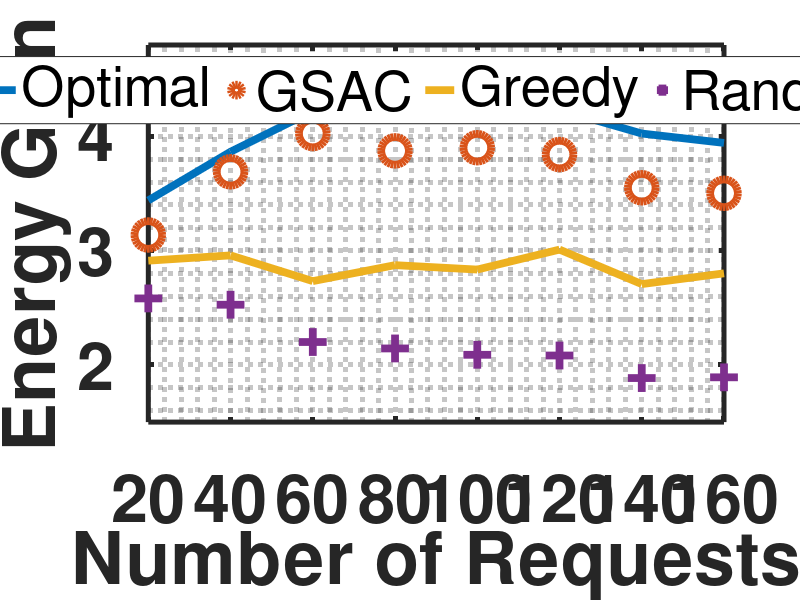
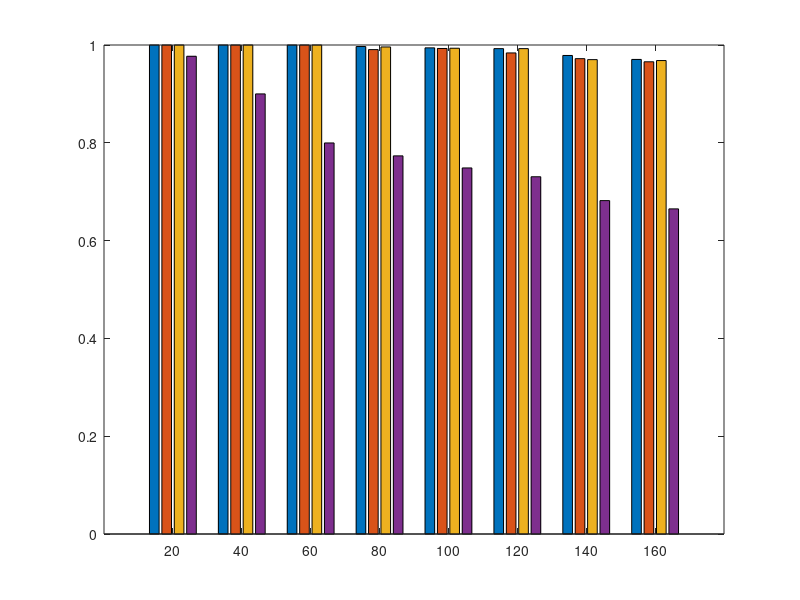

MATLAB code for these plots, in order: (Note: this script raises an error after producing the figures.)
clear;clc;

%% Performance Data
EG_P1=[
3.4400    3.1374    2.9126    2.5823    
3.8659    3.6903    2.9590    2.5271    
4.2218    4.0253    2.7337    2.2008    
4.2341    3.8735    2.8735    2.1445    
4.2364    3.9012    2.8349    2.0890    
4.2330    3.8413    3.0096    2.0827    
4.0253    3.5506    2.7077    1.8855    
3.9432    3.5023    2.8017    1.8919    
];

CH_P1=[
1.0000    1.0000    1.0000    0.9770
1.0000    1.0000    1.0000    0.9000
1.0000    1.0000    1.0000    0.7997
0.9969    0.9906    0.9960    0.7733
0.9942    0.9929    0.9934    0.7486
0.9926    0.9838    0.9926    0.7306
0.9786    0.9721    0.9701    0.6818
0.9705    0.9657    0.9682    0.6649
];

Time_P1=[
6.7982    0.0491    0.0013    0.0010
21.7545    0.0761    0.0015    0.0010
31.8562    0.1105    0.0021    0.0014
38.5046    0.1307    0.0025    0.0015
74.3483    0.1589    0.0026    0.0015
146.4582    0.1778    0.0032    0.0017
487.4830    0.2156    0.0036    0.0020
757.9589    0.3022    0.0039    0.0026   
];

EG_P2=[
3.9710    3.7084    3.4238    2.8902
4.6696    4.4523    3.7365    2.3820
5.6534    5.1111    4.0838    2.0104
6.1304    5.2799    4.4488    1.7678
6.5038    5.1374    4.6145    1.7105
6.5510    4.6880    4.4724    1.6008
7.0654    4.5582    4.2913    1.5114
6.9602    4.6854    4.2896    1.4943 
];

CH_P2=[
1.0000    1.0000    1.0000    0.9792
1.0000    1.0000    1.0000    0.8292
1.0000    0.9903    0.9987    0.6833
0.9990    0.9792    0.9953    0.6281
0.9967    0.9642    0.9830    0.5725
0.9806    0.9174    0.9600    0.5046
0.9801    0.9107    0.9377    0.4594
0.9604    0.8927    0.9061    0.4583   
];

Time_P2=[
7.4438    0.0667    0.0016    0.0012
18.4743    0.1049    0.0023    0.0016
18.0684    0.1778    0.0034    0.0021
20.5128    0.1898    0.0045    0.0023
31.7881    0.2209    0.0047    0.0023
153.3777    0.2277    0.0059    0.0029
374.2171    0.3599    0.0087    0.0086
709.4593    0.3842     0.0095   0.0095
];

%% Figure Drawing
x=20:20:160;
marker=["-o","-+","-*","-x","-s","-d"];
curve_LineWidth=5.6;
curve_MarkerSize=20;
box_LineWidth=3.6;
box_FontSize=48;
lgd_FontSize=40;

figure(1);
hold on;
for ii=1:4
    plot(x,EG_P1(:,ii),marker(ii),'LineWidth',curve_LineWidth,'MarkerSize',curve_MarkerSize);
end
hold off;
xlabel('Number of Requests');
ylabel('Energy Gain');
xlim([20,160]);
ylim([1.5,4.8]);
set(gca,'XTick',x,'YTick',[2,3,4],'LineWidth',box_LineWidth,...
    'FontSize',box_FontSize,'FontWeight','bold');
lgd=legend({'Optimal','GSAC','Greedy','Random'},'Orientation','horizontal',...
    'Location','north','FontSize',lgd_FontSize);
grid minor;
box on;

figure(2);
H=bar(x,CH_P1,'grouped');
H(1).FaceColor='#bbbbbb';
H(2).FaceColor='#999999';
H(3).FaceColor='#666666';
H(4).FaceColor='#333333';
ylim([0.4,1.1]);
xlabel('Number of Requests');
ylabel('Cache-hit Ratio');
set(gca,'LineWidth',box_LineWidth,...
    'FontSize',box_FontSize,'FontWeight','bold');
lgd=legend({'Optimal','GSAC','Greedy','Random'},'Orientation','horizontal',...
    'Location','north','FontSize',lgd_FontSize);
grid minor;
box on;


figure(3);
hold on;
for ii=1:4
    plot(x,EG_P2(:,ii),marker(ii),'LineWidth',curve_LineWidth,'MarkerSize',curve_MarkerSize);
end
hold off;
xlabel('Number of Requests');
ylabel('Energy Gain');
xlim([20,160]);
set(gca,'XTick',x,'LineWidth',box_LineWidth,...
    'FontSize',box_FontSize,'FontWeight','bold');
lgd=legend({'Optimal','GSAC','Greedy','Random'},'Orientation','horizontal',...
    'Location','north','FontSize',lgd_FontSize);
grid minor;
box on;

figure(4);
H=bar(x,CH_P2,'grouped');
H(1).FaceColor='#bbbbbb';
H(2).FaceColor='#999999';
H(3).FaceColor='#666666';
H(4).FaceColor='#333333';
ylim([0.4,1.1]);
xlabel('Number of Requests');
ylabel('Cache-hit Ratio');
set(gca,'LineWidth',box_LineWidth,...
    'FontSize',box_FontSize,'FontWeight','bold');
lgd=legend({'Optimal','GSAC','Greedy','Random'},'Orientation','horizontal',...
    'Location','north','FontSize',lgd_FontSize);
grid minor;
box on;

figure(5);
hold on;
for ii=1:4
    plot(x,Time_P1(:,ii),marker(ii),'LineWidth',curve_LineWidth,'MarkerSize',curve_MarkerSize);
end
hold off;
xlabel('Number of Requests');
ylabel('Time (second)');
xlim([20,160]);
ylim([1e-4,5e3]);
set(gca,'XTick',x,'YScale','log','YTick',[1e-3,1e0,1e3],'LineWidth',box_LineWidth,...
    'FontSize',box_FontSize,'FontWeight','bold');
lgd=legend({'Optimal','GSAC','Greedy','Random'},'Orientation','horizontal','Location','north',...
    'FontSize',lgd_FontSize);
grid minor;
box on;

figure(6);
hold on;
for ii=1:4
    plot(x,Time_P2(:,ii),marker(ii),'LineWidth',curve_LineWidth,'MarkerSize',curve_MarkerSize);
end
hold off;
xlabel('Number of Requests');
ylabel('Time (second)');
xlim([20,160]);
ylim([1e-4,5e3]);
set(gca,'XTick',x,'YScale','log','YTick',[1e-3,1e0,1e3],'LineWidth',box_LineWidth,...
    'FontSize',box_FontSize,'FontWeight','bold');
lgd=legend({'Optimal','GSAC','Greedy','Random'},'Orientation','horizontal','Location','north',...
    'FontSize',lgd_FontSize);
grid minor;
box on;

%% Bandwidth-Memory
spacing=0.25;
Bandwidth=0.25:spacing:1;
Memory=Bandwidth;
labelSpacing=850;

EG_P1=[
2.3365    1.9550    1.4385    1.8516	3.9227    3.4082    2.1701    2.4263	4.4495    4.1445    2.6825    2.6060	4.7213    4.5881    3.6115    2.6855
3.3526    2.9545    1.4366    2.4903	4.2364    3.9012    2.0890    2.8349	4.6396    4.4532    2.8655    2.8760	4.7337    4.6157    3.6631    2.9180
3.6596    3.3191    1.4669    2.9243	4.2482    3.9617    2.0100    2.8398	4.6140    4.4198    2.8722    2.9662	4.7269    4.5977    3.6678    2.9588
3.6572    3.3580    1.4506    2.9725	4.2513    3.9450    2.1315    2.9956	4.6842    4.5402    3.0278    3.0740	4.7222    4.6207    3.6525    2.9961
];
EG_P1_Optimal=EG_P1(:,1:4:13);
EG_P1_Heuristic=EG_P1(:,2:4:14);
EG_P1_Random=EG_P1(:,3:4:15);
EG_P1_Greedy=EG_P1(:,4:4:16);
[DB_Optimal,DM_Optimal]=gradient(EG_P1_Optimal,spacing);
[DB_Huristic,DM_Huristic]=gradient(EG_P1_Heuristic,spacing);
[DB_Random,DM_Random]=gradient(EG_P1_Random,spacing);
[DB_Greedy,DM_Greedy]=gradient(EG_P1_Greedy,spacing);

figure(7);
hold on;
[C,h]=contour(Bandwidth,Memory,EG_P1_Optimal,'ShowText','on','LineWidth',curve_LineWidth);
v=3:0.4:4.6;
clabel(C,h,v,'FontSize',lgd_FontSize,'FontWeight','bold','LabelSpacing',labelSpacing);
quiver(Bandwidth,Memory,DB_Optimal,DM_Optimal,'LineWidth',curve_LineWidth);
xlabel('Bandwidth (Gbps)');
ylabel('Caching Memory (GB)');
set(gca,'LineWidth',box_LineWidth,...
    'FontSize',box_FontSize,'FontWeight','bold');
grid minor;
box on;
axis equal;
hold off;

figure(8);
hold on;
[C,h]=contour(Bandwidth,Memory,EG_P1_Heuristic,'ShowText','on','LineWidth',curve_LineWidth);
v=3:0.5:4.5;
clabel(C,h,v,'FontSize',lgd_FontSize,'FontWeight','bold','LabelSpacing',labelSpacing);
quiver(Bandwidth,Memory,DB_Huristic,DM_Huristic,'LineWidth',curve_LineWidth);
xlabel('Bandwidth (Gbps)');
ylabel('Caching Memory (GB)');
set(gca,'LineWidth',box_LineWidth,...
    'FontSize',box_FontSize,'FontWeight','bold');
grid minor;
box on;
axis equal;
hold off;

figure(9);
hold on;
[C,h]=contour(Bandwidth,Memory,EG_P1_Greedy,'ShowText','on','LineWidth',curve_LineWidth);
v=2.4:0.2:3;
clabel(C,h,v,'FontSize',lgd_FontSize,'FontWeight','bold','LabelSpacing',labelSpacing);
quiver(Bandwidth,Memory,DB_Greedy,DM_Greedy,'LineWidth',curve_LineWidth);
xlabel('Bandwidth (Gbps)');
ylabel('Caching Memory (GB)');
set(gca,'LineWidth',box_LineWidth,...
    'FontSize',box_FontSize,'FontWeight','bold');
grid minor;
box on;
axis equal;
hold off;

figure(10);
hold on;
[C,h]=contour(Bandwidth,Memory,EG_P1_Random,'ShowText','on','LineWidth',curve_LineWidth);
v=1.5:0.5:3.5;
clabel(C,h,v,'FontSize',lgd_FontSize,'FontWeight','bold','LabelSpacing',labelSpacing);
quiver(Bandwidth,Memory,DB_Random,DM_Random,'LineWidth',curve_LineWidth);
xlabel('Bandwidth (Gbps)');
ylabel('Caching Memory (GB)');
set(gca,'LineWidth',box_LineWidth,...
    'FontSize',box_FontSize,'FontWeight','bold');
grid minor;
box on;
axis equal;
hold off;

CH_P1=[
0.7516    0.7173    0.5078    0.7659	0.9581    0.9361    0.7341    0.9122	0.9872    0.9829    0.8504    0.9577	1.0000    0.9986    0.9508    0.9600
0.9454    0.9414    0.5027    0.9087	0.9942    0.9929    0.7486    0.9934	1.0000    1.0000    0.8759    1.0000	1.0000    1.0000    0.9542    1.0000
0.9957    0.9943    0.5337    0.9955	1.0000    1.0000    0.7174    1.0000	1.0000    1.0000    0.8688    1.0000	1.0000    1.0000    0.9548    1.0000
1.0000    1.0000    0.5154    1.0000	1.0000    1.0000    0.7494    1.0000	1.0000    1.0000    0.8815    1.0000	1.0000    1.0000    0.9531    1.0000
];
CH_P1_Optimal=CH_P1(:,1:4:13);
CH_P1_Heuristic=CH_P1(:,2:4:14);
CH_P1_Random=CH_P1(:,3:4:15);
CH_P1_Greedy=CH_P1(:,4:4:16);
[DB_Optimal,DM_Optimal]=gradient(CH_P1_Optimal,spacing);
[DB_Huristic,DM_Huristic]=gradient(CH_P1_Heuristic,spacing);
[DB_Random,DM_Random]=gradient(CH_P1_Random,spacing);
[DB_Greedy,DM_Greedy]=gradient(CH_P1_Greedy,spacing);

figure(11);
hold on;
[C,h]=contour(Bandwidth,Memory,CH_P1_Optimal,'ShowText','on','LineWidth',curve_LineWidth);
v=0.9:0.1:1;
clabel(C,h,v,'FontSize',lgd_FontSize,'FontWeight','bold','LabelSpacing',labelSpacing);
quiver(Bandwidth,Memory,DB_Optimal,DM_Optimal,'LineWidth',curve_LineWidth);
xlabel('Bandwidth (Gbps)');
ylabel('Caching Memory (GB)');
set(gca,'LineWidth',box_LineWidth,...
    'FontSize',box_FontSize,'FontWeight','bold');
grid minor;
box on;
axis equal;
hold off;

figure(12);
hold on;
[C,h]=contour(Bandwidth,Memory,CH_P1_Heuristic,'ShowText','on','LineWidth',curve_LineWidth);
v=[0.85,0.95,1];
clabel(C,h,v,'FontSize',lgd_FontSize,'FontWeight','bold','LabelSpacing',labelSpacing);
quiver(Bandwidth,Memory,DB_Huristic,DM_Huristic,'LineWidth',curve_LineWidth);
xlabel('Bandwidth (Gbps)');
ylabel('Caching Memory (GB)');
set(gca,'LineWidth',box_LineWidth,...
    'FontSize',box_FontSize,'FontWeight','bold');
grid minor;
box on;
axis equal;
hold off;

figure(13);
hold on;
[C,h]=contour(Bandwidth,Memory,CH_P1_Greedy,'ShowText','on','LineWidth',curve_LineWidth);
v=[0.86:0.04:0.98,1];
clabel(C,h,v,'FontSize',lgd_FontSize,'FontWeight','bold','LabelSpacing',labelSpacing);
quiver(Bandwidth,Memory,DB_Greedy,DM_Greedy,'LineWidth',curve_LineWidth);
xlabel('Bandwidth (Gbps)');
ylabel('Caching Memory (GB)');
set(gca,'LineWidth',box_LineWidth,...
    'FontSize',box_FontSize,'FontWeight','bold');
grid minor;
box on;
axis equal;
hold off;

figure(14);
hold on;
[C,h]=contour(Bandwidth,Memory,CH_P1_Random,'ShowText','on','LineWidth',curve_LineWidth);
v=0.5:0.1:0.9;
clabel(C,h,v,'FontSize',lgd_FontSize,'FontWeight','bold','LabelSpacing',labelSpacing);
quiver(Bandwidth,Memory,DB_Random,DM_Random,'LineWidth',curve_LineWidth);
xlabel('Bandwidth (Gbps)');
ylabel('Caching Memory (GB)');
set(gca,'LineWidth',box_LineWidth,...
    'FontSize',box_FontSize,'FontWeight','bold');
grid minor;
box on;
axis equal;
hold off;


EG_P2=[
2.8766    2.0303    1.3570    1.9478	5.4186    3.4475    1.6576    2.8563	5.6124    4.7573    2.1963    3.7564	6.9259    6.4378    2.5980    4.1569
5.5326    3.7419    1.3370    3.5386	6.5038    5.1374    1.7105    4.6145	6.9785    6.4587    2.0580    4.8636	6.9905    6.5546    2.5297    4.9279
6.2626    5.2916    1.3117    4.9226	6.9003    6.2574    1.7628    5.1421	6.9855    6.6323    1.9886    5.0819	6.9549    6.6557    2.4896    5.1621
6.1004    5.4621    1.2844    5.2472	6.6124    5.9671    1.7730    5.3193	7.0527    6.5649    2.0052    5.2230	6.8484    6.6794    2.6061    5.2302
];
EG_P2_Optimal=EG_P2(:,1:4:13);
EG_P2_Heuristic=EG_P2(:,2:4:14);
EG_P2_Random=EG_P2(:,3:4:15);
EG_P2_Greedy=EG_P2(:,4:4:16);
[DB_Optimal,DM_Optimal]=gradient(EG_P2_Optimal,spacing);
[DB_Huristic,DM_Huristic]=gradient(EG_P2_Heuristic,spacing);
[DB_Random,DM_Random]=gradient(EG_P2_Random,spacing);
[DB_Greedy,DM_Greedy]=gradient(EG_P2_Greedy,spacing);

figure(15);
hold on;
[C,h]=contour(Bandwidth,Memory,EG_P2_Optimal,'ShowText','on','LineWidth',curve_LineWidth);
v=4:1:7;
clabel(C,h,v,'FontSize',lgd_FontSize,'FontWeight','bold','LabelSpacing',labelSpacing);
quiver(Bandwidth,Memory,DB_Optimal,DM_Optimal,'LineWidth',curve_LineWidth);
xlabel('Bandwidth (Gbps)');
ylabel('Caching Memory (GB)');
set(gca,'LineWidth',box_LineWidth,...
    'FontSize',box_FontSize,'FontWeight','bold');
grid minor;
box on;
axis equal;
hold off;

figure(16);
hold on;
[C,h]=contour(Bandwidth,Memory,EG_P2_Heuristic,'ShowText','on','LineWidth',curve_LineWidth);
v=3.5:1:6.5;
clabel(C,h,v,'FontSize',lgd_FontSize,'FontWeight','bold','LabelSpacing',labelSpacing);
quiver(Bandwidth,Memory,DB_Huristic,DM_Huristic,'LineWidth',curve_LineWidth);
xlabel('Bandwidth (Gbps)');
ylabel('Caching Memory (GB)');
set(gca,'LineWidth',box_LineWidth,...
    'FontSize',box_FontSize,'FontWeight','bold');
grid minor;
box on;
axis equal;
hold off;

figure(17);
hold on;
[C,h]=contour(Bandwidth,Memory,EG_P2_Greedy,'ShowText','on','LineWidth',curve_LineWidth);
v=2.5:0.5:5;
clabel(C,h,v,'FontSize',lgd_FontSize,'FontWeight','bold','LabelSpacing',labelSpacing);
quiver(Bandwidth,Memory,DB_Greedy,DM_Greedy,'LineWidth',curve_LineWidth);
xlabel('Bandwidth (Gbps)');
ylabel('Caching Memory (GB)');
set(gca,'LineWidth',box_LineWidth,...
    'FontSize',box_FontSize,'FontWeight','bold');
grid minor;
box on;
axis equal;
hold off;

figure(18);
hold on;
[C,h]=contour(Bandwidth,Memory,EG_P2_Random,'ShowText','on','LineWidth',curve_LineWidth);
v=1.4:0.2:2.4;
clabel(C,h,v,'FontSize',lgd_FontSize,'FontWeight','bold','LabelSpacing',labelSpacing);
quiver(Bandwidth,Memory,DB_Random,DM_Random,'LineWidth',curve_LineWidth);
xlabel('Bandwidth (Gbps)');
ylabel('Caching Memory (GB)');
set(gca,'LineWidth',box_LineWidth,...
    'FontSize',box_FontSize,'FontWeight','bold');
grid minor;
box on;
axis equal;
hold off;

CH_P2=[
0.7610    0.6640    0.4085    0.6919	0.9433    0.8358    0.5617    0.8485	0.9550    0.9325    0.7158    0.9403	1.0000    0.9883    0.7800    0.9687
0.9683    0.8833    0.4008    0.9196	0.9967    0.9642    0.5725    0.9830	1.0000    0.9942    0.6600    0.9979	1.0000    0.9908    0.7733    0.9994
0.9983    0.9867    0.3708    0.9902	1.0000    0.9975    0.5667    0.9995	1.0000    1.0000    0.6467    1.0000	1.0000    1.0000    0.7650    1.0000
1.0000    1.0000    0.3700    0.9998	1.0000    1.0000    0.5800    1.0000	1.0000    1.0000    0.6658    1.0000	1.0000    1.0000    0.7708    1.0000
];
CH_P2_Optimal=CH_P2(:,1:4:13);
CH_P2_Heuristic=CH_P2(:,2:4:14);
CH_P2_Random=CH_P2(:,3:4:15);
CH_P2_Greedy=CH_P2(:,4:4:16);
[DB_Optimal,DM_Optimal]=gradient(CH_P2_Optimal,spacing);
[DB_Huristic,DM_Huristic]=gradient(CH_P2_Heuristic,spacing);
[DB_Random,DM_Random]=gradient(CH_P2_Random,spacing);
[DB_Greedy,DM_Greedy]=gradient(CH_P2_Greedy,spacing);

figure(19);
hold on;
[C,h]=contour(Bandwidth,Memory,CH_P2_Optimal,'ShowText','on','LineWidth',curve_LineWidth);
v=[0.86,0.94,0.96,0.98,1];
clabel(C,h,v,'FontSize',lgd_FontSize,'FontWeight','bold','LabelSpacing',labelSpacing);
quiver(Bandwidth,Memory,DB_Optimal,DM_Optimal,'LineWidth',curve_LineWidth);
xlabel('Bandwidth (Gbps)');
ylabel('Caching Memory (GB)');
set(gca,'LineWidth',box_LineWidth,...
    'FontSize',box_FontSize,'FontWeight','bold');
grid minor;
box on;
axis equal;
hold off;

figure(20);
hold on;
[C,h]=contour(Bandwidth,Memory,CH_P2_Heuristic,'ShowText','on','LineWidth',curve_LineWidth);
v=0.8:0.05:1;
clabel(C,h,v,'FontSize',lgd_FontSize,'FontWeight','bold','LabelSpacing',labelSpacing);
quiver(Bandwidth,Memory,DB_Huristic,DM_Huristic,'LineWidth',curve_LineWidth);
xlabel('Bandwidth (Gbps)');
ylabel('Caching Memory (GB)');
set(gca,'LineWidth',box_LineWidth,...
    'FontSize',box_FontSize,'FontWeight','bold');
grid minor;
box on;
axis equal;
hold off;

figure(21);
hold on;
[C,h]=contour(Bandwidth,Memory,CH_P2_Greedy,'ShowText','on','LineWidth',curve_LineWidth);
v=0.8:0.05:1;
clabel(C,h,v,'FontSize',lgd_FontSize,'FontWeight','bold','LabelSpacing',labelSpacing);
quiver(Bandwidth,Memory,DB_Greedy,DM_Greedy,'LineWidth',curve_LineWidth);
xlabel('Bandwidth (Gbps)');
ylabel('Caching Memory (GB)');
set(gca,'LineWidth',box_LineWidth,...
    'FontSize',box_FontSize,'FontWeight','bold');
grid minor;
box on;
axis equal;
hold off;

figure(22);
hold on;
[C,h]=contour(Bandwidth,Memory,CH_P2_Random,'ShowText','on','LineWidth',curve_LineWidth);
v=0.45:0.1:0.75;
clabel(C,h,v,'FontSize',lgd_FontSize,'FontWeight','bold','LabelSpacing',labelSpacing);
quiver(Bandwidth,Memory,DB_Random,DM_Random,'LineWidth',curve_LineWidth);
xlabel('Bandwidth (Gbps)');
ylabel('Caching Memory (GB)');
set(gca,'LineWidth',box_LineWidth,...
    'FontSize',box_FontSize,'FontWeight','bold');
grid minor;
box on;
axis equal;
hold off;

%% Prediction Accuracy
acc=1:-0.1:0;

EG_P1=[
4.2364    3.9012    2.8349    2.0890
2.8462    2.7001    2.1112    1.8159
2.1037    2.0559    1.6239    1.5405
1.7088    1.6555    1.3676    1.2491
1.4393    1.4033    1.1707    1.1160
1.2412    1.2206    0.9835    1.0095
1.1009    1.0840    0.8858    0.9417
0.9921    0.9785    0.8150    0.8751
0.9026    0.8927    0.7250    0.8020
0.7224    0.7075    0.6805    0.7649
0.6699    0.6575    0.6449    0.7278
];

CH_P1=[
0.9942    0.9929    0.9934    0.7486
0.8690    0.8703    0.8776    0.6603
0.7607    0.7639    0.7663    0.5857
0.6728    0.6710    0.6778    0.5279
0.5938    0.5920    0.6069    0.4848
0.5200    0.5189    0.5268    0.4433
0.4513    0.4506    0.4599    0.3936
0.3886    0.3864    0.4008    0.3520
0.3223    0.3200    0.3261    0.3055
0.2596    0.2502    0.2572    0.2499
0.1919    0.1842    0.1922    0.1860
];

EG_P2=[
6.5038    5.1374    4.6145    1.7105
4.5504    4.3918    3.4397    1.6250
3.3520    3.2564    2.6700    1.5553
2.6584    2.5942    2.2605    1.4836
2.1736    2.1675    1.8736    1.4577
1.8590    1.8477    1.6815    1.4195
1.6172    1.6258    1.4463    1.3650
1.4316    1.4244    1.3077    1.3039
1.2871    1.2854    1.1793    1.2377
1.0206    1.0000    1.1027    1.1820
0.9303    0.9194    0.8916    0.9643
];

CH_P2=[
0.9967    0.9642    0.9830    0.5725
0.9113    0.9130    0.9084    0.5251
0.8300    0.8302    0.8185    0.4990
0.7515    0.7485    0.7550    0.4816
0.6664    0.6726    0.6627    0.4488
0.5898    0.5905    0.5882    0.4250
0.5084    0.5135    0.5097    0.3889
0.4302    0.4291    0.4325    0.3462
0.3487    0.3528    0.3507    0.3023
0.2696    0.2722    0.2815    0.2561
0.1879    0.1933    0.1935    0.1887
];

figure(23);
hold on;
for ii=1:4
    plot(acc,EG_P1(11:-1:1,ii),marker(ii),'LineWidth',curve_LineWidth,'MarkerSize',curve_MarkerSize);
end
hold off;
xlabel('User Perference Prediction Accuracy');
xticklabels({'100%','80%','60%','40%','20%','0%'});
ylabel('Energy Gain');
ylim([0.6,4.5]);
set(gca,'LineWidth',box_LineWidth,...
    'FontSize',box_FontSize,'FontWeight','bold');
lgd=legend({'Optimal','GSAC','Greedy','Random'},'Orientation','horizontal',...
    'Location','north','FontSize',lgd_FontSize);
grid minor;
box on;

figure(24);
H=bar(acc,CH_P1(11:-1:1,:),'grouped');
H(1).FaceColor='#bbbbbb';
H(2).FaceColor='#999999';
H(3).FaceColor='#666666';
H(4).FaceColor='#333333';
ylim([0.1,1.1]);
xlabel('User Perference Prediction Accuracy');
xticklabels({'100%','80%','60%','40%','20%','0%'});
ylabel('Cache-hit Ratio');
set(gca,'LineWidth',box_LineWidth,...
    'FontSize',box_FontSize,'FontWeight','bold');
lgd=legend({'Optimal','GSAC','Greedy','Random'},'Orientation','horizontal',...
    'Location','north','FontSize',lgd_FontSize);
grid minor;
box on;

figure(25);
hold on;
for ii=1:4
    plot(acc,EG_P2(11:-1:1,ii),marker(ii),'LineWidth',curve_LineWidth,'MarkerSize',curve_MarkerSize);
end
hold off;
xlabel('User Perference Prediction Accuracy');
xticklabels({'100%','80%','60%','40%','20%','0%'});
ylabel('Energy Gain');
ylim([0.9,6.8]);
set(gca,'LineWidth',box_LineWidth,...
    'FontSize',box_FontSize,'FontWeight','bold');
lgd=legend({'Optimal','GSAC','Greedy','Random'},'Orientation','horizontal',...
    'Location','north','FontSize',lgd_FontSize);
grid minor;
box on;

figure(26);
H=bar(acc,CH_P2(11:-1:1,:),'grouped');
H(1).FaceColor='#bbbbbb';
H(2).FaceColor='#999999';
H(3).FaceColor='#666666';
H(4).FaceColor='#333333';
ylim([0.1,1.1]);
xlabel('User Perference Prediction Accuracy');
xticklabels({'100%','80%','60%','40%','20%','0%'});
ylabel('Cache-hit Ratio');
set(gca,'LineWidth',box_LineWidth,...
    'FontSize',box_FontSize,'FontWeight','bold');
lgd=legend({'Optimal','GSAC','Greedy','Random'},'Orientation','horizontal',...
    'Location','north','FontSize',lgd_FontSize);
grid minor;
box on;

